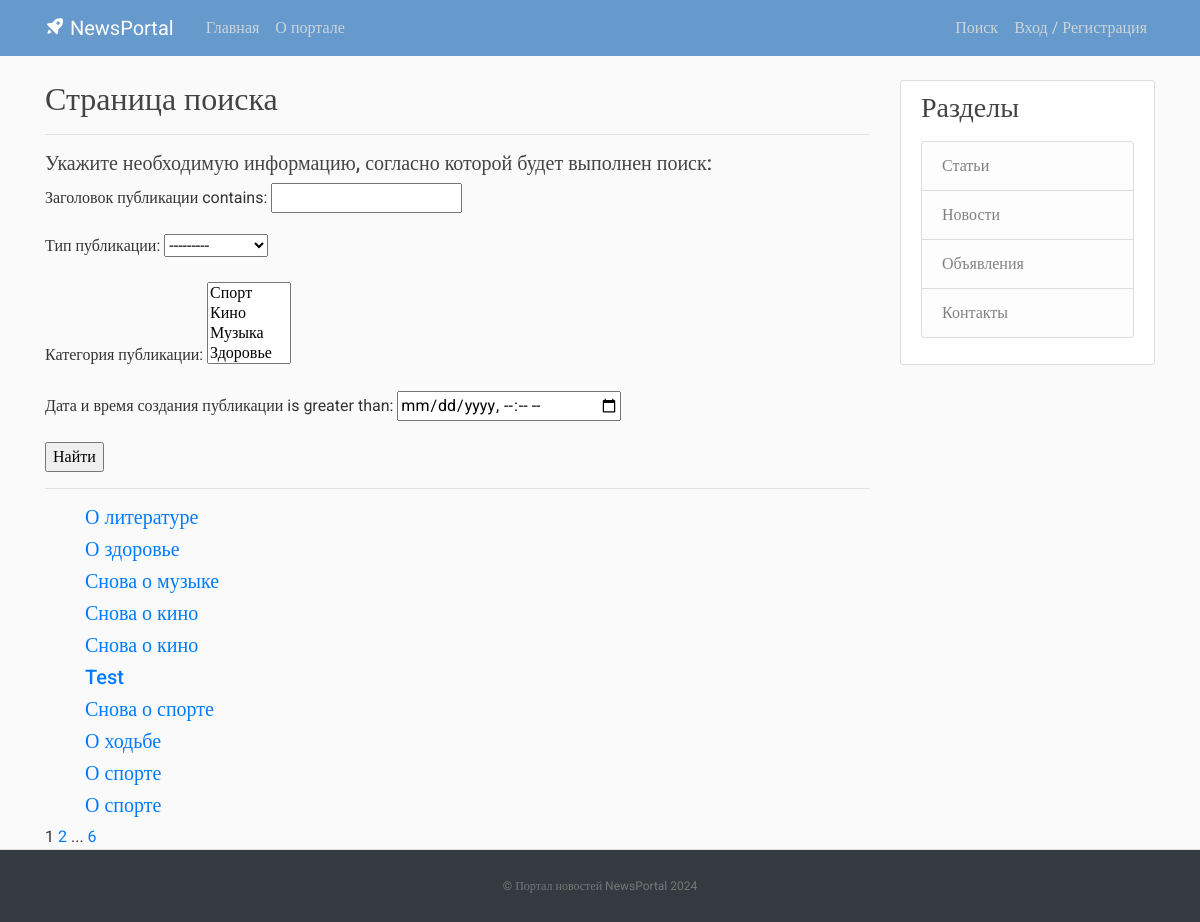
The app's page /search/ with its own data.
### post/models.py (models this page shows, shortened)
class Post(models.Model):
    NEWS = 'NW'
    ARTICLE = 'AR'
    NOTIFICATION = 'NT'
    CATEGORY_CHOICES = (
        (NEWS, 'Новость'),
        (ARTICLE, 'Статья'),
        (NOTIFICATION, 'Объявление'),
    )
    categoryType = models.CharField(max_length=2, choices=CATEGORY_CHOICES, default=ARTICLE, verbose_name='Тип публикации')
    dateCreation = models.DateTimeField(default=timezone.now, verbose_name='Дата и время создания публикации')
    title = models.CharField(max_length=128, verbose_name='Заголовок публикации')
    text = models.TextField(verbose_name='Текст публикации')
    rating = models.SmallIntegerField(default=0, verbose_name='Рейтинг публикации')
    author = models.ForeignKey(Author, on_delete=models.CASCADE, verbose_name='Автор публикации')
    category = models.ManyToManyField(Category, verbose_name='Категория публикации')
    class Meta:
        ordering = ['-dateCreation',]
        verbose_name = 'Публикация'
        verbose_name_plural = 'Публикации'

### post/views.py (the view)
# urls.py: path('search/', views.PostSearch.as_view(), name='post_search'),
class PostSearch(ListView):
    model = Post
    template_name = 'flatpages/search.html'
    context_object_name = 'search'
    filterset_class = PostFilter
    ordering = '-dateCreation'
    paginate_by = 10
    def get_queryset(self):
        queryset = super().get_queryset()
        self.filterset = PostFilter(self.request.GET, queryset)
        return self.filterset.qs
    def get_context_data(self, **kwargs):
        context = super().get_context_data(**kwargs)
        context['filterset'] = self.filterset
        return context

### post/models.py (called while the page is built)
    def __str__(self):
        return self.name

### post/templatetags/custom_tags.py (called while the page is built)
@register.simple_tag(takes_context=True)
def url_replace(context, **kwargs):
   d = context['request'].GET.copy()
   for k, v in kwargs.items():
       d[k] = v
   return d.urlencode()

### templates/flatpages/search.html (shortened to what this page needs)
{% extends 'flatpages/default.html' %}
{% load censor %}
{% load custom_tags %}
{% block content %}
<h2> Страница поиска </h2>
<hr>
<h5> Укажите необходимую информацию, согласно которой будет выполнен поиск: </h5>
    <form action="" method="get">
        {{ filterset.form.as_p }}
        <input type="submit" value="Найти" />
    </form>
<hr />
    <ul>
        {% for post in search %}
            <h5><a href="{% url 'post_detail' post.id %}">{{ post.title|censor_w }}</a></h5>
        {% empty %}
            <h3>Ничего не найдено</h3>
        {% endfor %}
    </ul>
   {{ page_obj.number }}
   {% if page_obj.has_next %}
       <a href="?{% url_replace page=page_obj.next_page_number %}">{{ page_obj.next_page_number }}</a>
       {% if paginator.num_pages != page_obj.next_page_number %}
           ...
           <a href="?{% url_replace page=page_obj.paginator.num_pages %}">{{ page_obj.paginator.num_pages }}</a>
       {% endif %}
   {% endif %}
{% endblock content %}

### static/css/main.css (style rules this page uses)
body, html { width:100%; height:100% }
body { margin:0; padding:0; background: #fafafa; color: #333333; margin-top: 5rem; font-family:Roboto; }
h1, h2, h3, h4, h5, h6 { color: #444444; }
ul { margin: 0; }

### records on screen
Post: title|censor_w "О литературе"
Post: title|censor_w "О здоровье"
Post: title|censor_w "Снова о музыке"
Post: title|censor_w "Снова о кино"
Post: title|censor_w "Снова о кино"
Post: title|censor_w "Test"
Post: title|censor_w "Снова о спорте"
Post: title|censor_w "О ходьбе"
Post: title|censor_w "О спорте"
Post: title|censor_w "О спорте"

### other values on screen
{{ page_obj.number }} "1"
{{ page_obj.next_page_number }} "2"
{{ page_obj.paginator.num_pages }} "6"
